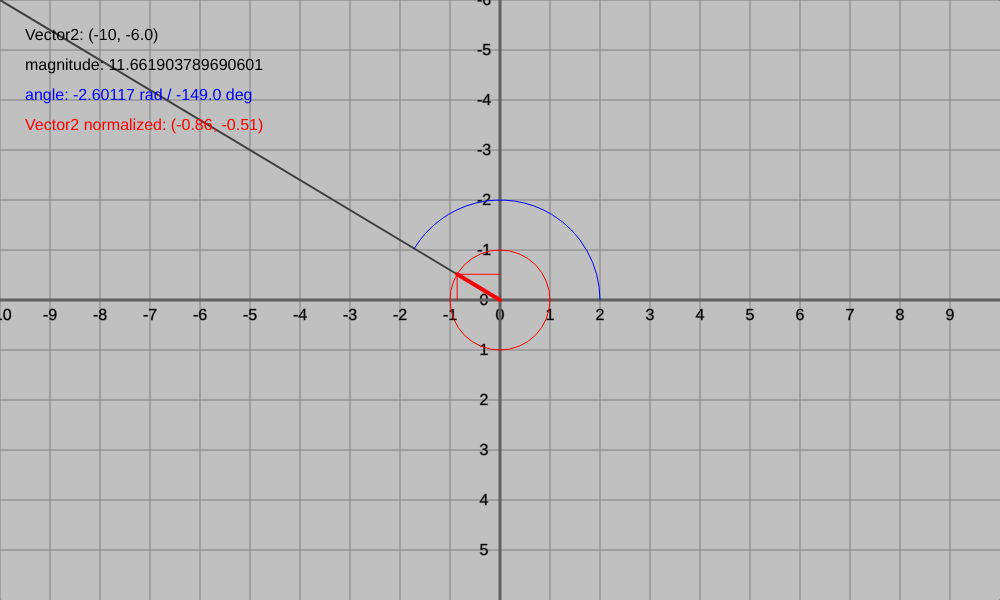
Frame 1 (no input)
Frame 60 (no input): identical to frame 1, image omitted
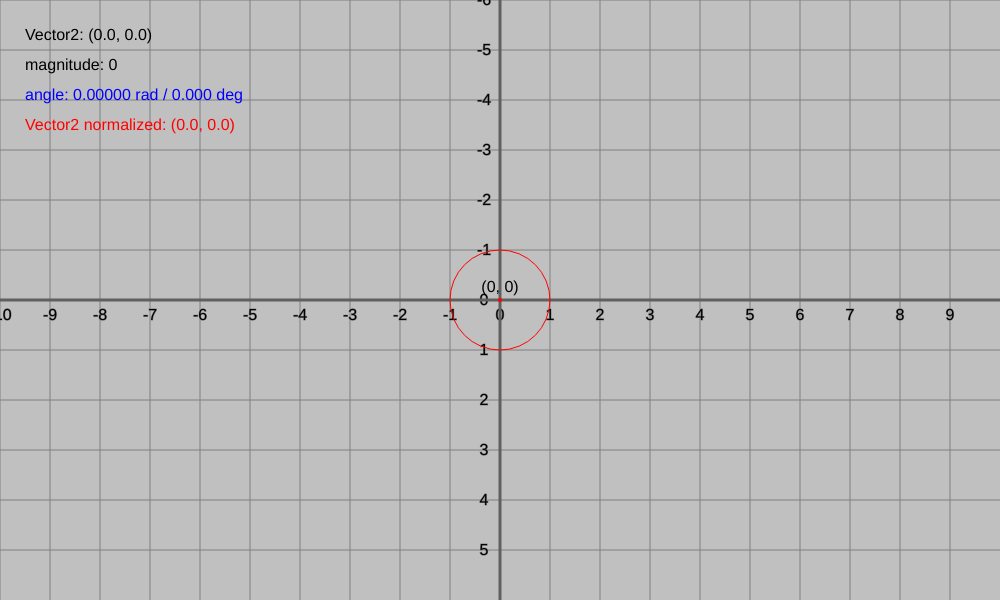
Frame 120 (the mouse pressed at the canvas centre since frame 60)

The p5.js sketch that drew these frames (run headless with seeded random() and noise() and a simulated clock; from frame 60 on, the mouse is pressed at the canvas centre):

// p5.js sketch
// ── sketch.js
let w = 1000;
let h = 600;
let gridstep = 50;

function setup() {
	createCanvas(w, h);
}

function draw() {
	background(192);

	// absolute mousepos snapped to 1/10 grid
	let xpos = mouseX-mouseX%(gridstep/10);
	let ypos = mouseY-mouseY%(gridstep/10);

	drawGrid();
	drawAxes();
	drawLineToMouse(xpos, ypos);
	drawCircleToMouse(xpos, ypos);
	drawData(xpos, ypos);
	drawAngle(xpos, ypos);
	drawNormalized(xpos, ypos);
}

function drawGrid() {
	stroke(128);
	strokeWeight(1);
	textSize(16);
	textAlign(CENTER);
	fill(0);
	for (let x = 0; x < w; x+=gridstep) {
		line(x,0, x,h);
		text(''+(x/50)-10+'', x, (h/2)+20);
	}
	for (let y = 0; y < h; y+=gridstep) {
		line(0,y, w,y);
		text(''+(y/50)-6+'', (w/2)-16, y+5);
	}
}

function drawAxes() {
	stroke(96);
	strokeWeight(3);
	line(w/2,0, w/2,h);
	line(0,h/2, w,h/2);
}

function drawLineToMouse(x, y) {
	stroke(64);
	strokeWeight(2);
	line(w/2,h/2, x,y);
}

function drawCircleToMouse(x, y) {
	let center = createVector(w/2, h/2);
	let endpoint = createVector(x, y);
	let radius = p5.Vector.dist(center, endpoint);

	stroke(64);
	strokeWeight(1);
	noFill();
	ellipse(w/2,h/2, radius*2,radius*2);
}

function drawData(xm, ym) {
	let center = createVector(w/2, h/2);
	let endpoint = createVector(xm, ym);
	let radius = p5.Vector.dist(center, endpoint);

	let vector = createVector(endpoint.x-center.x, endpoint.y-center.y);
	vector.div(50);

	fill(0);
	noStroke();
	textSize(16);
	textAlign(CENTER);
	text('('+vector.x+', '+vector.y+')', xm, ym-8);

	// summary
	textAlign(LEFT);
	text('Vector2: ('+vector.x.toPrecision(2)+', '+vector.y.toPrecision(2)+')', 25, 40);
	text('magnitude: '+vector.mag()+'', 25, 70);
	fill(0,0,255);
	let rad = vector.heading().toPrecision(6);
	let deg = (vector.heading()*180/Math.PI).toPrecision(4);
	text('angle: '+rad+' rad / '+deg+' deg', 25, 100);
	vector.normalize();
	fill(255,0,0);
	text('Vector2 normalized: ('+vector.x.toPrecision(2)+', '+vector.y.toPrecision(2)+')', 25, 130);
}

function drawNormalized(xm, ym) {
	let center = createVector(w/2, h/2);
	let endpoint = createVector(xm, ym);
	let vector = createVector(endpoint.x-center.x, endpoint.y-center.y);
	vector.normalize();

	// red vector
	stroke(255,0,0);
	strokeWeight(4);
	let x = vector.x*50;
	let y = vector.y*50;
	line(w/2, h/2, x + w/2, y + h/2);

	// red circle
	strokeWeight(1);
	noFill();
	ellipse(w/2, h/2, 100, 100);

	// lines
	stroke(255,0,0);
	strokeWeight(1);
	line(x + w/2, h/2, x + w/2, y + h/2);
	line(x + w/2, y + h/2, w/2, y + h/2);
}

function drawAngle(xm, ym) {
	let center = createVector(w/2, h/2);
	let endpoint = createVector(xm, ym);
	let vector = createVector(endpoint.x-center.x, endpoint.y-center.y);
	vector.normalize();

	// blue vector
	stroke(0,0,255);
	strokeWeight(4);
	let x = vector.x*100;
	let y = vector.y*100;

	// blue circle
	strokeWeight(1);
	noFill();
	if (ym < h/2) {
		arc(w/2, h/2, 200, 200, vector.heading(), 0);
	} else if (ym > h/2) {
		arc(w/2, h/2, 200, 200, 0, vector.heading());
	} else if (ym == h/2 && xm < w/2) {
		arc(w/2, h/2, 200, 200, 0, vector.heading());
	}

}
